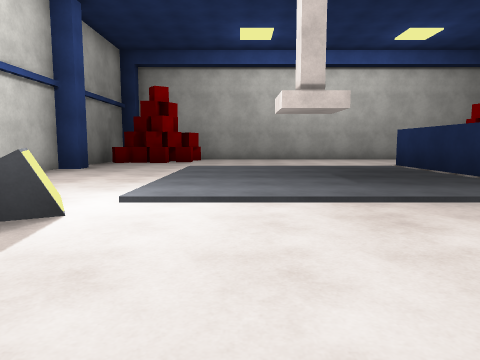
view 1 (above)

16 first-person views from a walk through a 3-D level made in the Unity game engine. The camera is 1.2 m above the floor, tilts 6° down and sees 70° across. The floor is counted in squares, 2 m on a side. Each view is taken from the middle of a square. On the plan, view 1 faces up. The plan holds only what a view shows up to about 10 squares ahead; the rest is blank. The player is left out. Surface patterns are stand-ins for the level's own textures.

view 2
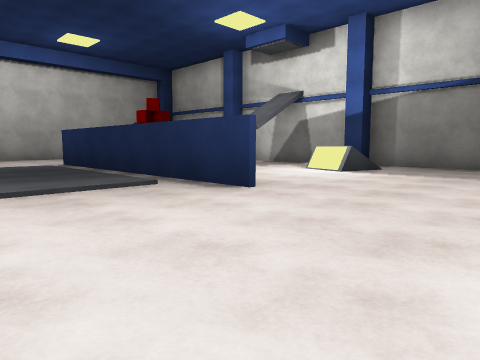

view 3
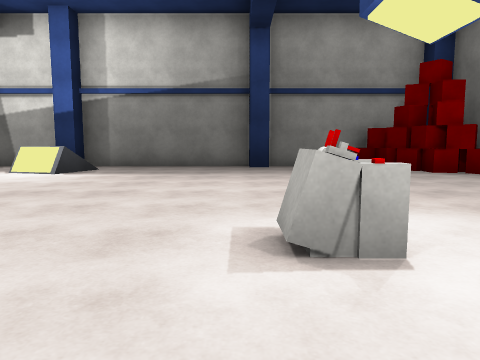

view 4
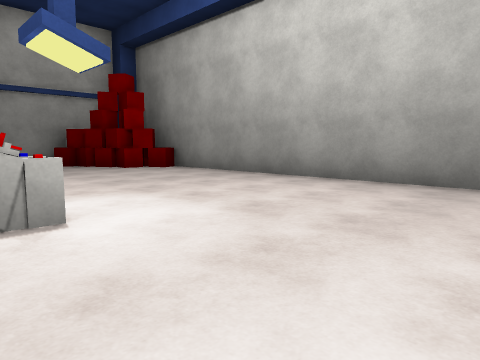

view 5
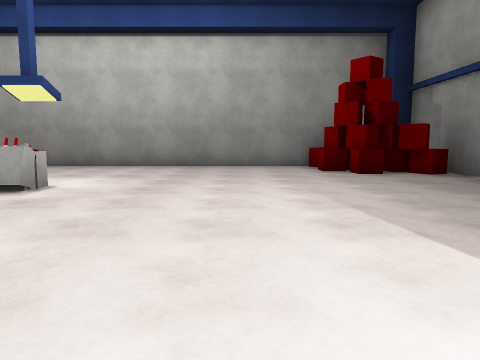

view 6
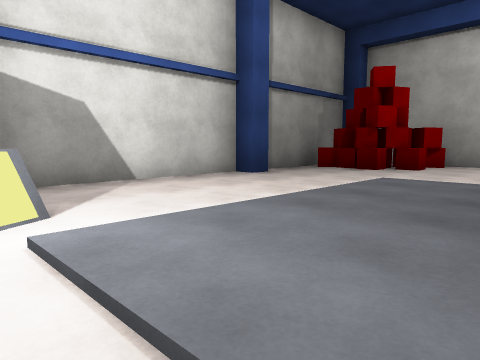

view 7
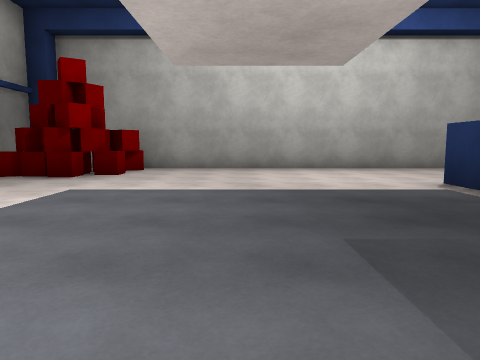

view 8
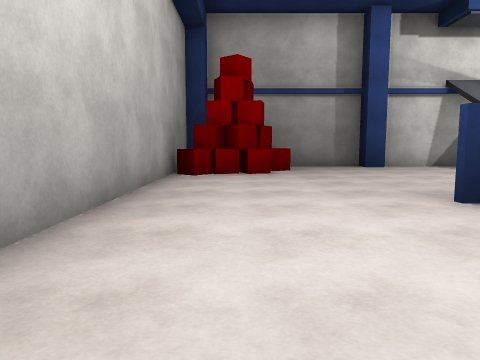

view 9
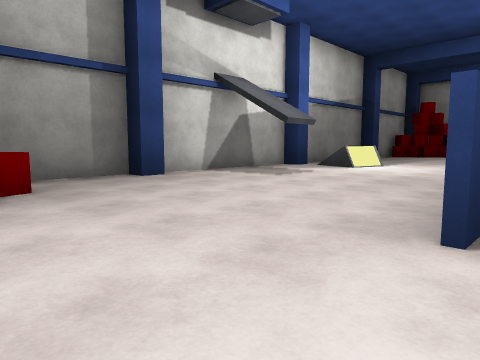

view 10
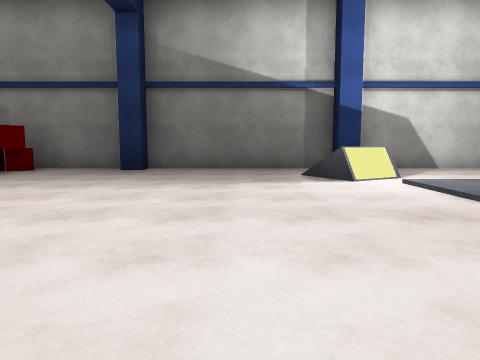

view 11
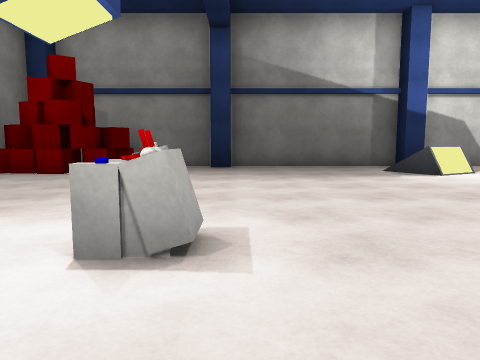

view 12
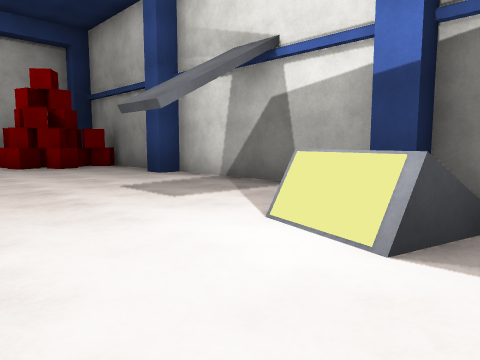

view 13
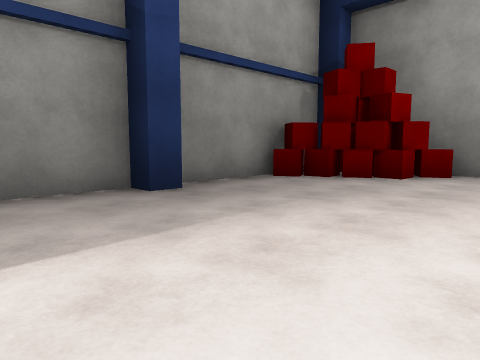

view 14
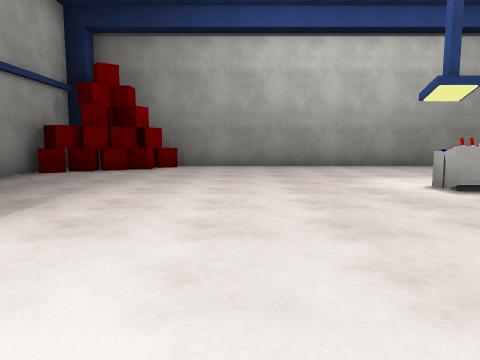

view 15
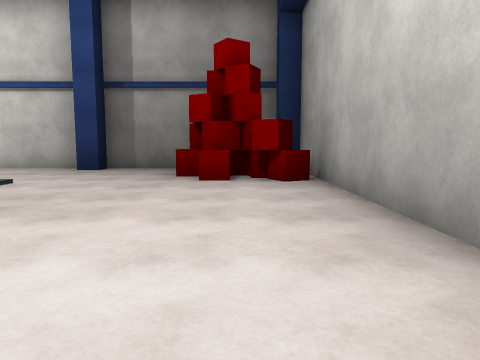

view 16
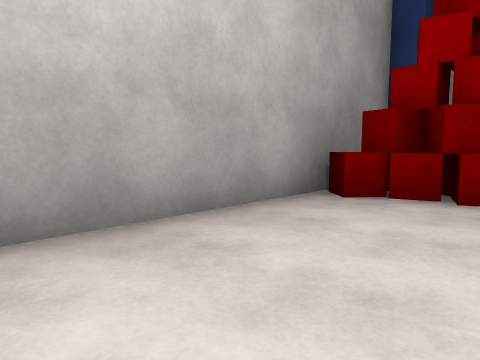

### Floor plan
Points are (right, up) in squares from view 1. A wall is a line through its corners. A room is listed if a view was taken in it or the views show most of it. See-through windows are left out.
Room 1 (views 1, 2, 3, 4, 5, 6, 7, 8, 9, 10, 11, 12, 13, 14, 15, 16)
walls: (4.4, 2.2) (4.4, 9.8); (7.9, 2.7) (8.2, 3.7); (-3.9, 3.9) (-3.9, 3.2) (-4.4, 3.2) (-4.4, -1.3) (-3.9, -1.3) (-3.9, -1.8); (10.4, 3.9) (10.4, 8.2) (9.9, 8.2) (9.9, 8.7) (10.4, 8.7) (10.4, 11.3); (9.9, -1.9) (9.9, -1.3) (10.4, -1.3) (10.4, 3.2) (9.9, 3.2) (9.9, 3.8); (-4.4, -1.7) (-4.4, -5.4); (10.4, -3.2) (10.4, -1.7); (-1.5, -6.4) (7.5, -6.4); (7.5, 13.4) (-3.9, 13.4); (-4.4, 12.4) (-4.4, 8.7) (-3.9, 8.7) (-3.9, 8.2) (-4.4, 8.2) (-4.4, 3.9); (9.9, 13.4) (9.4, 13.4)
low walls: (-2.1, 3.7) (-1.5, 2.8) (-1.9, 3.5)
objects: red cube (-4, -4); red cube (-4, 11); red cube (-3, -4); red cube (-3, 11); red cube (-2, -6); red cube (-2, -5); other object (-2, 4); red cube (-2, 12); red cube (-2, 13); other object (3, -2) to (3, -1); red cube (8, -6); red cube (8, -5); other object (8, 4); red cube (8, 12); red cube (8, 13); red cube (9, -5); red cube (9, 11); other object (9, 12); other object (9, 13); red cube (10, -5); red cube (10, -4); red cube (10, 12)

Positions as (right, up) in squares from view 1, and headings:
1: (0, 0), facing up
2: (1, -1), facing up-right
3: (1, -1), facing right
4: (0, -1), facing down-right
5: (0, 3), facing down
6: (1, 3), facing up-left
7: (1, 4), facing up
8: (1, 12), facing right
9: (4, 12), facing down-right
10: (4, 1), facing left
11: (5, -1), facing left
12: (6, 2), facing up-right
13: (6, 1), facing down-right
14: (6, 3), facing down
15: (4, 12), facing left
16: (4, 11), facing up-right
